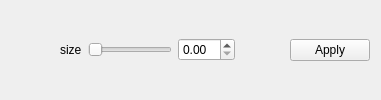
         <widget class="QWidget" name="tab_12">
          <attribute name="title">
           <string>11</string>
          </attribute>
          <layout class="QHBoxLayout" name="horizontalLayout_27">
           <item>
            <widget class="QWidget" name="widget_20" native="true">
             <layout class="QHBoxLayout" name="horizontalLayout_25">
              <item>
               <spacer name="horizontalSpacer_49">
                <property name="orientation">
                 <enum>Qt::Horizontal</enum>
                </property>
                <property name="sizeHint" stdset="0">
                 <size>
                  <width>40</width>
                  <height>20</height>
                 </size>
                </property>
               </spacer>
              </item>
              <item>
               <widget class="QLabel" name="label_15">
                <property name="text">
                 <string>size</string>
                </property>
               </widget>
              </item>
              <item>
               <widget class="QSlider" name="mean_size_slider">
                <property name="sizePolicy">
                 <sizepolicy hsizetype="Expanding" vsizetype="Fixed">
                  <horstretch>100</horstretch>
                  <verstretch>0</verstretch>
                 </sizepolicy>
                </property>
                <property name="orientation">
                 <enum>Qt::Horizontal</enum>
                </property>
               </widget>
              </item>
              <item>
               <widget class="QDoubleSpinBox" name="mean_size_spinbox"/>
              </item>
              <item>
               <spacer name="horizontalSpacer_50">
                <property name="orientation">
                 <enum>Qt::Horizontal</enum>
                </property>
                <property name="sizeHint" stdset="0">
                 <size>
                  <width>40</width>
                  <height>20</height>
                 </size>
                </property>
               </spacer>
              </item>
             </layout>
            </widget>
           </item>
           <item>
            <widget class="QPushButton" name="mean_apply_button">
             <property name="accessibleName">
              <string>tab_button</string>
             </property>
             <property name="text">
              <string>Apply</string>
             </property>
            </widget>
           </item>
          </layout>
         </widget>
